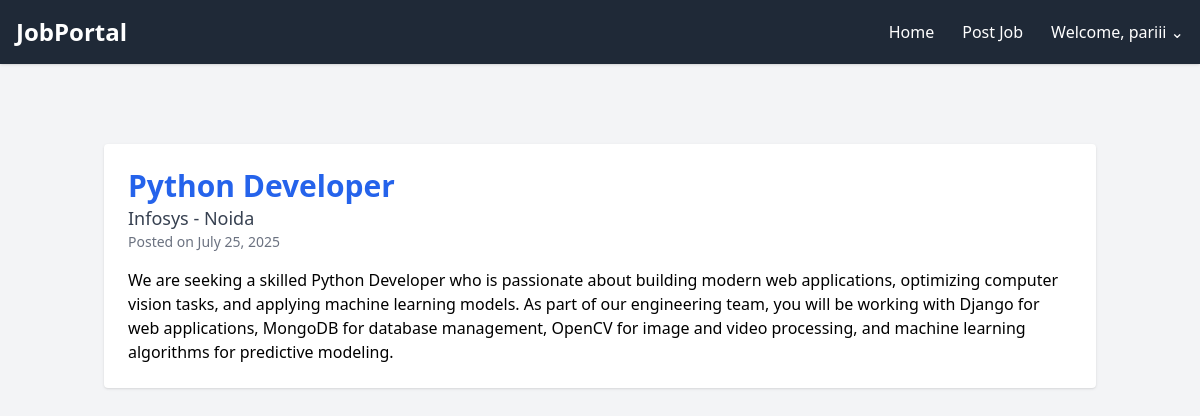
The app's page /2/ (signed in) with its own data.
### jobs/models.py (models this page shows, shortened)
class JobPost(models.Model):
    title = models.CharField(max_length=255)
    company = models.CharField(max_length=255)
    location = models.CharField(max_length=255)
    description = models.TextField()
    posted_at = models.DateTimeField(auto_now_add=True)

### jobs/views.py (the view)
# urls.py: path('<int:pk>/', JobDetailView.as_view(), name='job_detail'),
class JobDetailView(DetailView):
    model = JobPost
    template_name = 'jobs/job_detail.html'
    context_object_name = 'job'

### jobs/templatetags/profile_extras.py (called while the page is built)
@register.filter(name='can_post_job')
def can_post_job(user):
    if not user.is_authenticated:
        return False
    if user.is_staff:
        return True
    profile = getattr(user, 'userprofile', None)
    if profile and profile.is_recruiter and profile.is_approved:
        return True
    return False

### jobs/templates/jobs/job_detail.html (shortened to what this page needs)
{% extends "base.html" %}
{% block content %}
<div class="bg-white p-6 rounded shadow">
  <h2 class="text-3xl font-bold text-blue-600">{{ job.title }}</h2>
  <p class="text-gray-700 text-lg">{{ job.company }} - {{ job.location }}</p>
  <p class="text-sm text-gray-500">Posted on {{ job.posted_at|date:"F d, Y" }}</p>
  <div class="mt-4">
    <p>{{ job.description }}</p>
  </div>
</div>
{% endblock %}

### templates/base.html (shortened to what this page needs)
<!DOCTYPE html>
<html lang="en">
<head>
  {% load profile_extras %}
  <script src="https://cdn.tailwindcss.com"></script>
</head>
<body class="pt-16 bg-gray-100 font-sans leading-normal tracking-normal">
  <nav class="fixed top-0 left-0 w-full bg-gray-800 text-white px-4 py-3 flex items-center justify-between shadow z-50">
    <a href="{% url 'job_list' %}" class="text-2xl font-bold">JobPortal</a>
    <div class="hidden md:flex space-x-4 items-center">
      <a href="{% url 'job_list' %}" class="hover:text-yellow-400">Home</a>
      {% if user.is_authenticated %}
        {% if user|can_post_job %}
          <a href="{% url 'job_create' %}" class="px-3 py-2 hover:text-yellow-400">Post Job</a>
        {% endif %}
        <div class="relative group">
          <button class="hover:text-yellow-400 focus:outline-none">Welcome, {{ user.username }} ⌄</button>
        </div>
      {% else %}
        <a href="{% url 'login' %}" class="hover:text-yellow-400">Login</a>
        <a href="{% url 'register' %}" class="hover:text-yellow-400">Register</a>
      {% endif %}
    </div>
  </nav>
<div class="container mx-auto pt-20 px-4">
    {% block content %}{% endblock %}
  </div>
</body>
</html>

### records on screen
JobPost: title "Python Developer", company "Infosys", location "Noida", posted_at "July 25, 2025", description "We are seeking a skilled Python Developer who is passionate about building modern web applications, optimizing computer vision tasks, and applying machine learning models. As part of our engineering team, you will be working with Django for web applications, MongoDB for database management, OpenCV for image and video processing, and machine learning algorithms for predictive modeling."

### other values on screen
{{ user.username }} "pariii"
